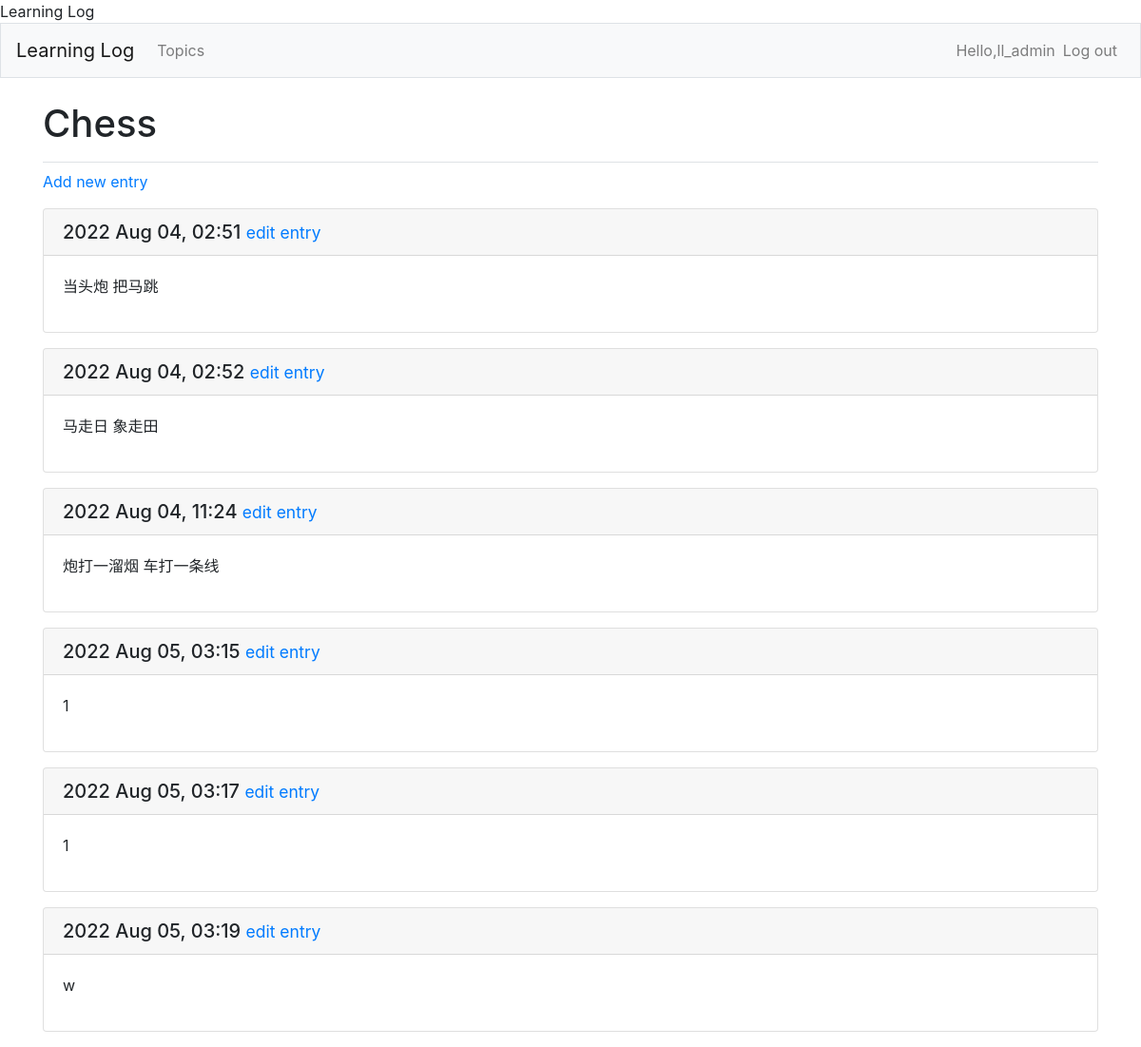
/topic/1/ (signed in), run on an earlier commit of the app's database.
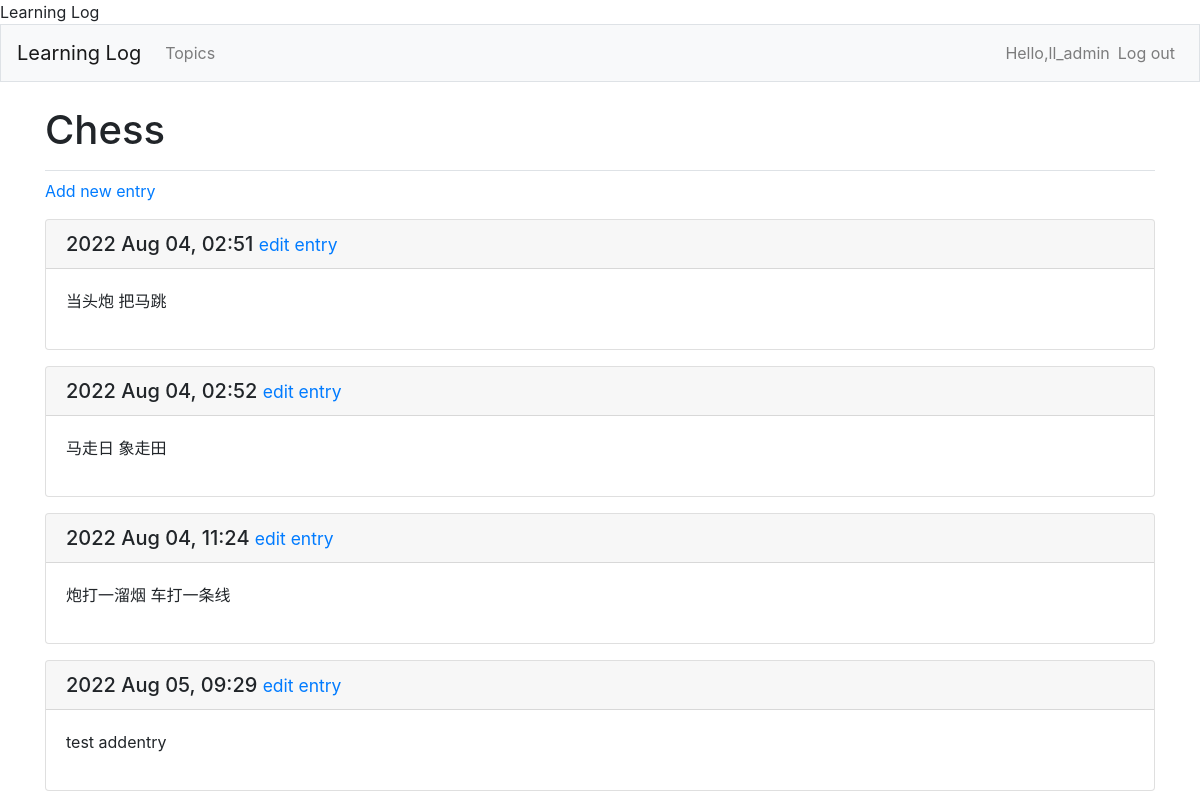
And on a later commit of the database.
### learning_logs/models.py (models this page shows, shortened)
class Entry(models.Model):
    topic = models.ForeignKey(Topic, on_delete=models.CASCADE)
    text = models.TextField()
    date_added = models.DateTimeField(auto_now_add=True)
    class Meta:
        verbose_name_plural = 'entries'

### learning_logs/views.py (the view)
# urls.py: path('topic/<int:topic_id>/', views.topic, name='topic'),  # 特定主题
@login_required  # 检查用户登陆后，才继续运行下面代码
def topic(request, topic_id):
    topic = Topic.objects.get(id=topic_id)
    if topic.owner != request.user:
        raise Http404
    entries = topic.entry_set.order_by('date_added')
    context = {'topic': topic, 'entries': entries}
    return render(request, 'learning_logs/topic.html', context)

### learning_logs/models.py (called while the page is built)
    def __str__(self):
        return self.text

### learning_logs/templates/learning_logs/topic.html
{% extends "learning_logs/base.html" %}
{% block page_header %}
    <h1>{{ topic }}</h1>
{% endblock page_header %}
{% block content %}
    <p>
        <a href="{% url 'learning_logs:new_entry' topic.id %}">Add new entry</a>
    </p>
    {% for entry in entries %}
        <div class="card mb-3">
            <h5 class="card-header">
                {{ entry.date_added|date:'Y M d, H:i' }}
                <small><a href="{% url 'learning_logs:edit_entry' entry.id %}">edit entry</a></small>
            </h5>
            <div class="card-body">
                {{ entry.text|linebreaks }}
            </div>
        </div>
    {% empty %}
        <li>无</li>
    {% endfor %}
{% endblock content %}

What changed in the data, as far as the page shows it:
removed Entry: date_added "2022 Aug 05, 03:15", text "1"
removed Entry: date_added "2022 Aug 05, 03:17", text "1"
removed Entry: date_added "2022 Aug 05, 03:19", text "w"
added Entry: date_added "2022 Aug 05, 09:29", text "test addentry"
